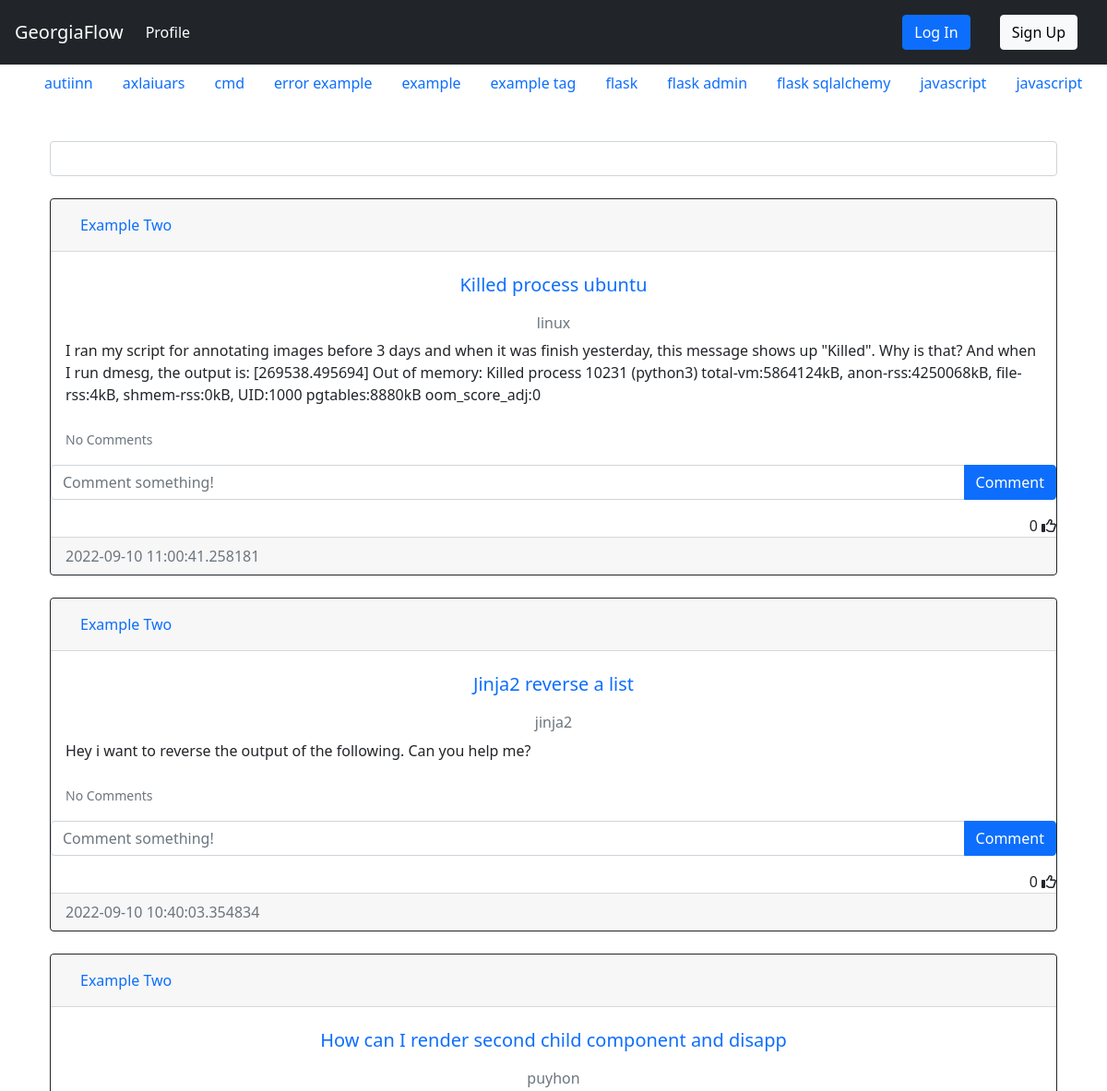
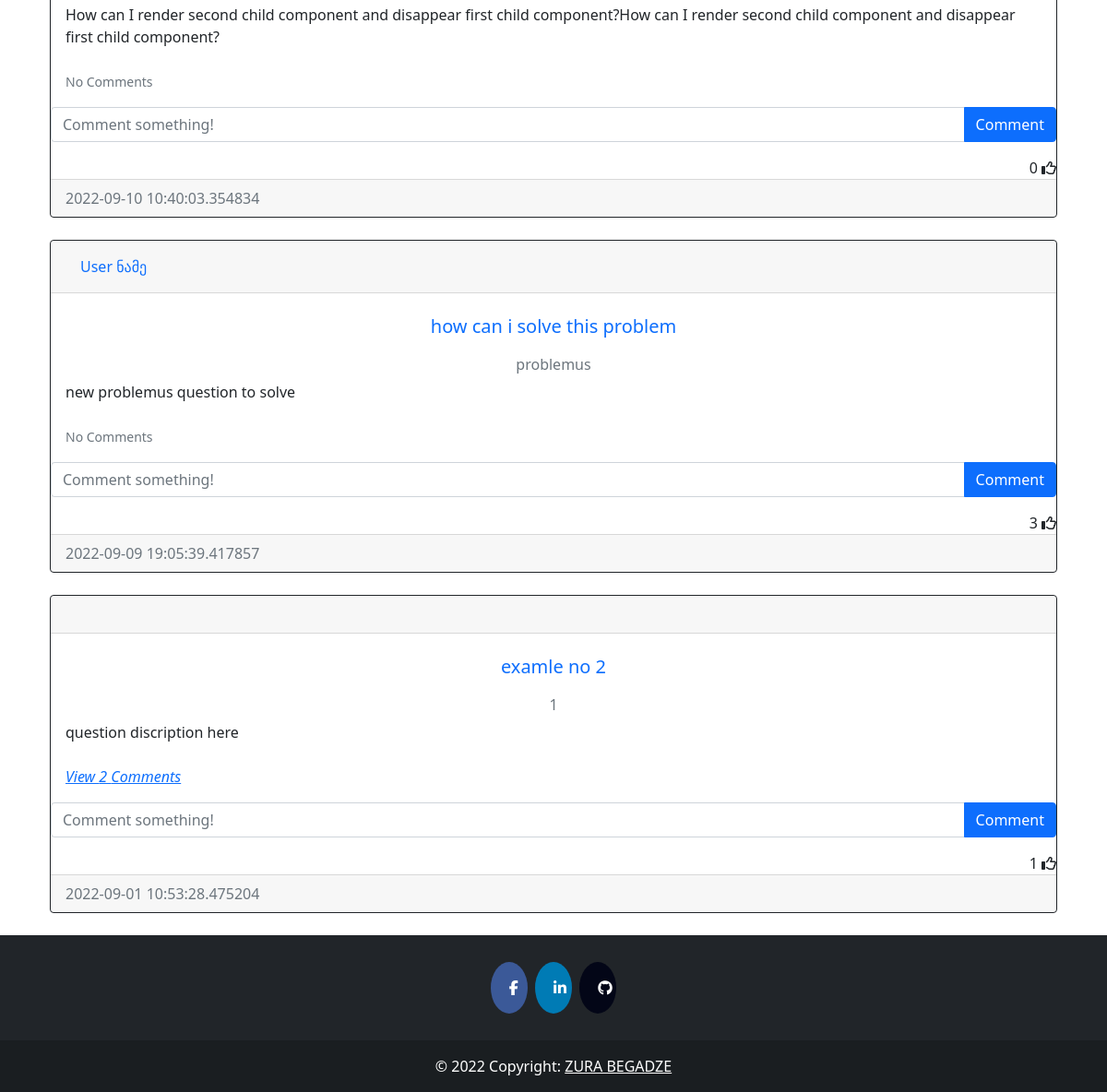
The page /index on the database as committed earlier (2 pictures, top to bottom).
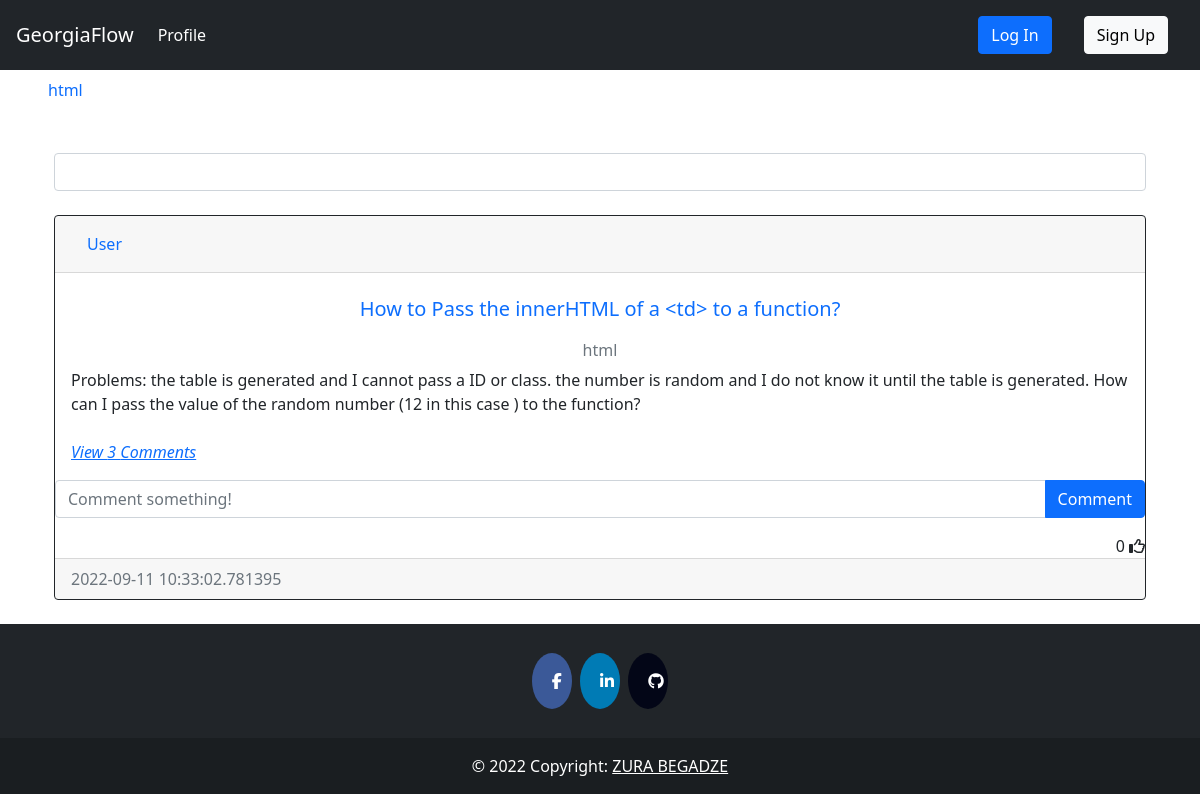
The same page on the database as committed later.
### question/models.py (models this page shows, shortened)
class Tag(db.Model):
    __tablename__='tag'
    id =db.Column(db.Integer, primary_key=True)
    name = db.Column(db.String(15), nullable = False, unique=True, index=True)
    date_created = db.Column(db.DateTime, default = datetime.utcnow())
    author = db.Column(db.Integer, db.ForeignKey('user.id', ondelete="CASCADE"), nullable=False)

class Post(db.Model):
    __tablename__='post'
    id = db.Column(db.Integer, primary_key=True)
    heading = db.Column(db.String(50), nullable = False, index=True, unique=True)
    text = db.Column(db.Text, nullable=False)
    date_created = db.Column(db.DateTime, default = datetime.utcnow())
    tags = db.Column(db.String, db.ForeignKey('tag.name', ondelete="CASCADE"), unique=False, nullable=False)
    author = db.Column(db.Integer, db.ForeignKey('user.id', ondelete="CASCADE"), nullable=False)
    comments = db.relationship('Comment', backref='post', passive_deletes=True)
    likes = db.relationship('Like', backref='post', passive_deletes=True)
    corrects = db.relationship('Correct', backref='post', passive_deletes=True)

### auth/models.py (models this page shows, shortened)
class User(db.Model, UserMixin):
    __tablename__ = 'user'
    id = db.Column(db.Integer, primary_key=True)
    fullname = db.Column(db.String(200), nullable = False, index=True)
    email = db.Column(db.String(100), nullable = False, unique = True, index=True)
    linkedin = db.Column(db.String(50), unique=True, nullable = False)
    github = db.Column(db.String(45), unique=True, nullable = False)
    date_created = db.Column(db.DateTime, default = datetime.utcnow())
    password_hash = db.Column(db.String(128))
    posts = db.relationship('Post', backref='user', passive_deletes=True)
    tags = db.relationship('Tag', backref='user', passive_deletes=True)
    comments = db.relationship('Comment', backref='user', passive_deletes=True)
    likes = db.relationship('Like', backref='user', passive_deletes=True)
    correct = db.relationship('Correct', backref='correct_user', passive_deletes=True)

### api/views.py (the view)
@api.route('/')
@api.route("/index")
def index():
    tags = Tag.query.order_by(Tag.name).all()
    posts = Post.query.order_by(desc(Post.date_created)).all()
    return render_template('index.html', posts=posts, tags=tags)

### templates/index.html (shortened to what this page needs)
{% extends 'base.html' %}
{% block content %}
    <div class="form-outline mb-4" style="margin-top:2.5%">
        <input type="search" class="form-control" id="datatable-search-input">
    </div>
    <div id="posts">
    {% for post in posts %}
    <div class="card border-dark">
        <div class="card-header d-flex justify-content-between align-items-center">
            <a class="nav-item nav-link active" href="{{ url_for('auth.get_user', user_id=post.user.id) }}">{{post.user.fullname}}</a>
            <br />
        </div>
        <div class="card-body">
            <a class="card-title nav-item nav-link text-center" href="{{ url_for('post.post_detail', post_id=post.id) }}"><h5 >{{post.heading}}</h5></a>
            <h6 class="card-subtitle mb-2 text-muted text-center">{{post.tags}}</h6>
            <div class="card-text ">{{post.text}}</div>
            <br />
            <p class="card-text">
                {% if post.comments|length > 0 %}
                <a data-bs-toggle="collapse" href="#comments-{{post.id}}" role="button">
                <cite title="Source" >View {{post.comments|length}} Comments</cite>
                </a>
                {% else %}
                <small class="text-muted">No Comments</small>
                {% endif %}
            </p>
        </div>
        <form class="input-group mb-3" method="POST" action="/create-comment/{{post.id}}" >
            <input type="text" id="text"  name="text" class="form-control" placeholder="Comment something!" />
            <button type="submit" class="btn btn-primary">Comment</button>
        </form>
        <div class="text-right">
            <span id="likes-count-{{post.id}}">{{ post.likes|length }}</span>
            {% if current_user.id in post.likes|map(attribute="author")|list %}
            <i class="fas fa-thumbs-up" id="like-button-{{post.id}}" onclick="like('{{post.id}}')"></i>
            {% else %}
            <i class="far fa-thumbs-up" id="like-button-{{post.id}}" onclick="like('{{post.id}}')"></i>
            {% endif %}
        </div>
        <div class="card-footer text-muted">{{post.date_created}}</div>
    </div>
    <br/ > {% endfor %}
    </div>
{% endblock %}

### templates/base.html (shortened to what this page needs)
<!DOCTYPE html>
<html lang="en">
    <head>
        <link rel="stylesheet" href="{{ url_for('static', filename='css/index.css')}}"></link>
        <link rel="stylesheet" href="https://cdnjs.cloudflare.com/ajax/libs/font-awesome/4.7.0/css/font-awesome.min.css"/>
        <link rel="stylesheet" href="https://cdn.jsdelivr.net/npm/bootstrap@5.2.0/dist/css/bootstrap.min.css"/>
        <link rel="stylesheet" href="https://cdn.jsdelivr.net/npm/bootstrap@4.6.2/dist/css/bootstrap.min.css"/>
        <link rel="stylesheet" href="https://cdn.jsdelivr.net/npm/bootstrap@4.1.3/dist/css/bootstrap.min.css"/>
        <link rel="stylesheet" href="https://cdn.jsdelivr.net/npm/bootstrap@5.0.2/dist/css/bootstrap.min.css"/>
    </head>
    <body>
        <nav class="navbar navbar-expand-lg   navbar-dark bg-dark">
            <a class="navbar-brand" href="{{ url_for('api.index') }}">GeorgiaFlow</a>
            <div class="collapse navbar-collapse" id="navbarTogglerDemo03">
                <ul class="navbar-nav mr-auto mt-2 mt-lg-0">
                    <li class="nav-item active">
                    <a class="nav-link" href="{{ url_for('auth.get_user', user_id=current_user.id) }}">Profile <span class="sr-only">(current)</span></a>
                    </li>
                </ul>
                {%if current_user.is_authenticated %}
                    <div class="btn-group" style="margin-right:5%">
                        <button type="button" class="btn btn-sm btn-secondary dropdown-toggle" data-bs-toggle="dropdown">{{current_user.fullname}}</button>
                        <ul class="dropdown-menu">
                            <li>
                                <a class="dropdown-item" href="{{ url_for('auth.get_user', user_id=current_user.id) }}">{{current_user.fullname}}</a>
                            </li>
                            <li>
                                <a class="dropdown-item" href="{{ url_for('auth.update', user_id=current_user.id) }}">Update Profile</a>
                            </li>
                            <li>
                                <a class="dropdown-item" href="{{ url_for('auth.update_password', user_id=current_user.id) }}">Update Password</a>
                            </li>
                            <div class="dropdown-divider"></div>
                            <a class="dropdown-item" href="{{ url_for('auth.logout') }}">Log Out</a>
                            </div>
                        </ul>
                    </div>
                {%else%}
                    <a class="nav-link" href="{{ url_for('auth.login') }}"><button type="button" class="btn btn-primary">Log In</button></a>
                    <a class="nav-link" href="{{ url_for('auth.signup') }}"><button type="button" class="btn btn-light">Sign Up</button></a>
                {%endif%}
            </div>
        </nav>
        <nav class="navtag ">
            <ul class="navtagul">
                {%for tag in tags%}
                    <li><a class="navtaga nav-link" href="{{ url_for('post.tag_posts', tag_name=tag.name) }}">{{tag.name}}</a></li>
                {%endfor%}
            </ul>
        </nav>
        <div class="container">{% block content %}{% endblock %}</div>
        {%block footer%}
        <footer class="bg-dark text-center text-white">
            <div class="container p-4 pb-0">
                <section class="mb-4">
                    <a href="https://www.facebook.com/zura.begadze.35/" class="fa fa-facebook"></a>
                    <a href="https://www.linkedin.com/in/zura-begadze/" class="fa fa-linkedin"></a>
                    <a href="https://github.com/papitokarlo" class="fa fa-github"></a>
            </section>
            </div>
            <div class="text-center p-3" style="background-color: rgba(0, 0, 0, 0.2);">
                © 2022 Copyright:
                <a class="text-white" href="">ZURA BEGADZE</a>
            </div>
        </footer>
        {%endblock%}
    </body>
</html>

### static/css/index.css (style rules this page uses)
.navtag { position: relative; overflow: hidden; scroll-behavior: smooth; }
.navtagul { display: flex; overflow: auto; list-style: none; text-align: center; white-space: nowrap; background-color: rgba(rgb(124, 116, 116), green, blue, alpha); }
.navtaga { display: block; padding: .5rem .75rem; overflow: hidden; background-color: rgba(rgb(119, 136, 127), green, blue, alpha); }
.fa { padding: 20px; font-size: 30px; width: 30px; text-align: center; text-decoration: none; margin: 5px 2px; border-radius: 50%; }
.fa-facebook { background: #3B5998; color: white; }
.fa-linkedin { background: #007bb5; color: white; }
.fa-github { background: #030617; color: white; }

Rows that differ between the two databases and show on the page:
removed Tag: name "autiinn"
removed Tag: name "axlaiuars"
removed Tag: name "cmd"
removed Tag: name "error example"
removed Tag: name "example"
removed Tag: name "example tag"
removed Tag: name "flask"
removed Tag: name "flask admin"
removed Tag: name "flask sqlalchemy"
removed Tag: name "javascript"
removed Tag: name "javascript"
removed Post: user.fullname "Example Two", heading "Killed process ubuntu", tags "linux", text "I ran my script for annotating images before 3 days and when it was finish yesterday, this message shows up \"Killed\". Why is that? And when I run dmesg, the output is: [269538.495694] Out of memory: Killed process 10231 (python3) total-vm:5864124kB, anon-rss:4250068kB, file-rss:4kB, shmem-rss:0kB, UID:1000 pgtables:8880kB oom_score_adj:0", shows "No Comments", likes|length "0", date_created "2022-09-10 11:00:41.258181"
removed Post: user.fullname "Example Two", heading "Jinja2 reverse a list", tags "jinja2", text "Hey i want to reverse the output of the following. Can you help me?", shows "No Comments", likes|length "0", date_created "2022-09-10 10:40:03.354834"
removed Post: user.fullname "Example Two", heading "How can I render second child component and disapp", tags "puyhon", text "How can I render second child component and disappear first child component?How can I render second child component and disappear first child component?", shows "No Comments", likes|length "0", date_created "2022-09-10 10:40:03.354834"
removed Post: user.fullname "User ნამე", heading "how can i solve this problem", tags "problemus", text "new problemus question to solve", shows "No Comments", likes|length "3", date_created "2022-09-09 19:05:39.417857"
removed Post: heading "examle no 2", tags "1", text "question discription here", comments|length "2", likes|length "1", date_created "2022-09-01 10:53:28.475204"
now on this page (row edited): Tag: name "html"
added Post: user.fullname "User", heading "How to Pass the innerHTML of a <td> to a function?", tags "html", text "Problems: the table is generated and I cannot pass a ID or class. the number is random and I do not know it until the table is generated. How can I pass the value of the random number (12 in this case ) to the function?", comments|length "3", likes|length "0", date_created "2022-09-11 10:33:02.781395"
